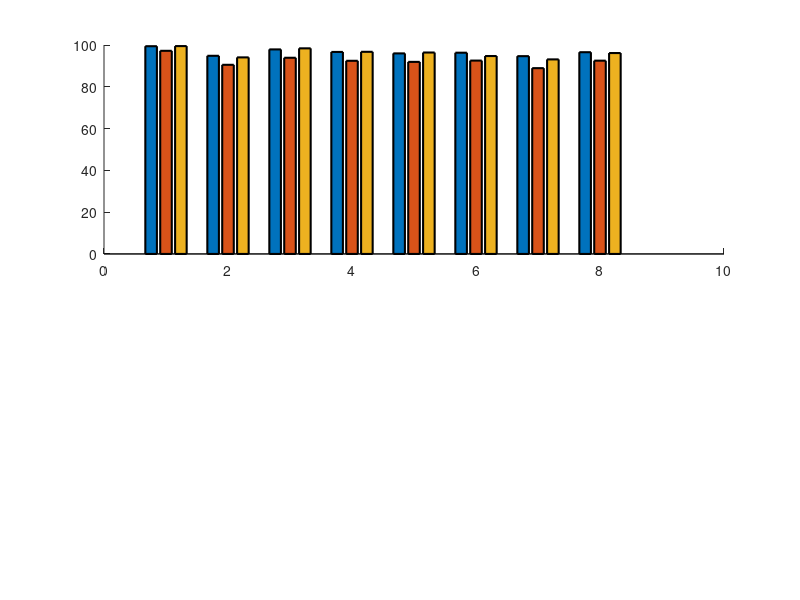

Write MATLAB code to recreate this figure. (Note: this script raises an error after producing the figure.)
clc; clear; close all;

%% -----------------------------
% Station names
%% -----------------------------
stations = {'AS1','AS2','CC1','EC1','EC2','EC3','ID1','Average'};

%% -----------------------------
% Training model (from screenshot)
%% -----------------------------
A_train = [0.9942 0.9483 0.9789 0.9668 0.9598 0.9631 0.9466 0.9655] * 100;
B_train = [0.9722 0.9052 0.9389 0.9244 0.9192 0.9254 0.8892 0.9250] * 100;
C_train = [0.9948 0.9407 0.9840 0.9674 0.9640 0.9472 0.9311 0.9615] * 100;

data_training = [A_train(:), B_train(:), C_train(:)];

%% -----------------------------
% Fine-tuned model (from screenshot)
%% -----------------------------
A_ft = [0.9776 0.8992 0.9438 0.9351 0.9294 0.8945 0.8884 0.9241] * 100;
B_ft = [0.8976 0.8115 0.8711 0.8353 0.8251 0.7875 0.7963 0.8322] * 100;
C_ft = [0.9768 0.8583 0.9498 0.9128 0.9167 0.8613 0.8354 0.9020] * 100;

data_finetune = [A_ft(:), B_ft(:), C_ft(:)];

%% -----------------------------
% Colors
%% -----------------------------
c1 = [0.95 0.80 0.45];
c2 = [0.95 0.60 0.60];
c3 = [0.60 0.90 0.90];

%% -----------------------------
% Create figure
%% -----------------------------
figure('Color','w','Position',[100 100 780 900]);

%% ======= TOP: Training =======
subplot(2,1,1); hold on;
b1 = bar(data_training,'grouped','LineWidth',1.5);

b1(1).FaceColor = c1;
b1(2).FaceColor = c2;
b1(3).FaceColor = c3;

xticks(1:numel(stations));
xticklabels(stations);
xtickangle(0);
ylabel('Accuracy (%)','FontSize',26,'FontWeight','bold');
title('Training Model Performance','FontSize',26,'FontWeight','bold');

legend({ ...
    'Train 0.01 s, test 0.01 s', ...
    'Train 0.01 s, test 0.02 s', ...
    'Train 0.02 s, test 0.01 s'}, ...
    'FontSize',15,'Location','north','NumColumns',3,'Box','off');

ylim([75 102]);
set(gca,'FontSize',22,'LineWidth',1.5);
grid on;

%% ======= BOTTOM: Fine-tuned =======
subplot(2,1,2); hold on;
b2 = bar(data_finetune,'grouped','LineWidth',1.5);

b2(1).FaceColor = c1;
b2(2).FaceColor = c2;
b2(3).FaceColor = c3;

xticks(1:numel(stations));
xticklabels(stations);
xtickangle(0);
ylabel('Accuracy (%)','FontSize',26,'FontWeight','bold');
title('Fine-Tuned Model Performance','FontSize',26,'FontWeight','bold');

legend({ ...
    'FT 0.01 s, test 0.01 s', ...
    'FT 0.01 s, test 0.02 s', ...
    'FT 0.02 s, test 0.01 s'}, ...
    'FontSize',15,'Location','north','NumColumns',3,'Box','off');

ylim([75 102]);
set(gca,'FontSize',22,'LineWidth',1.5);
grid on;
